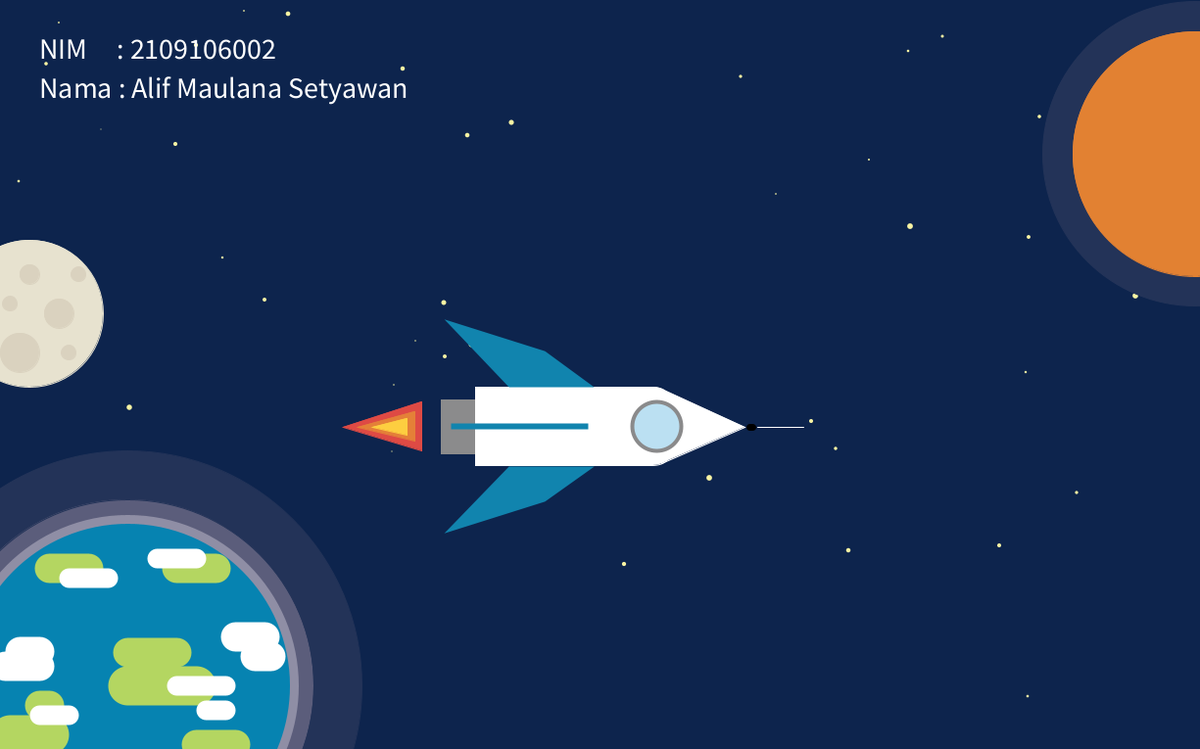
Frame 1 (no input)
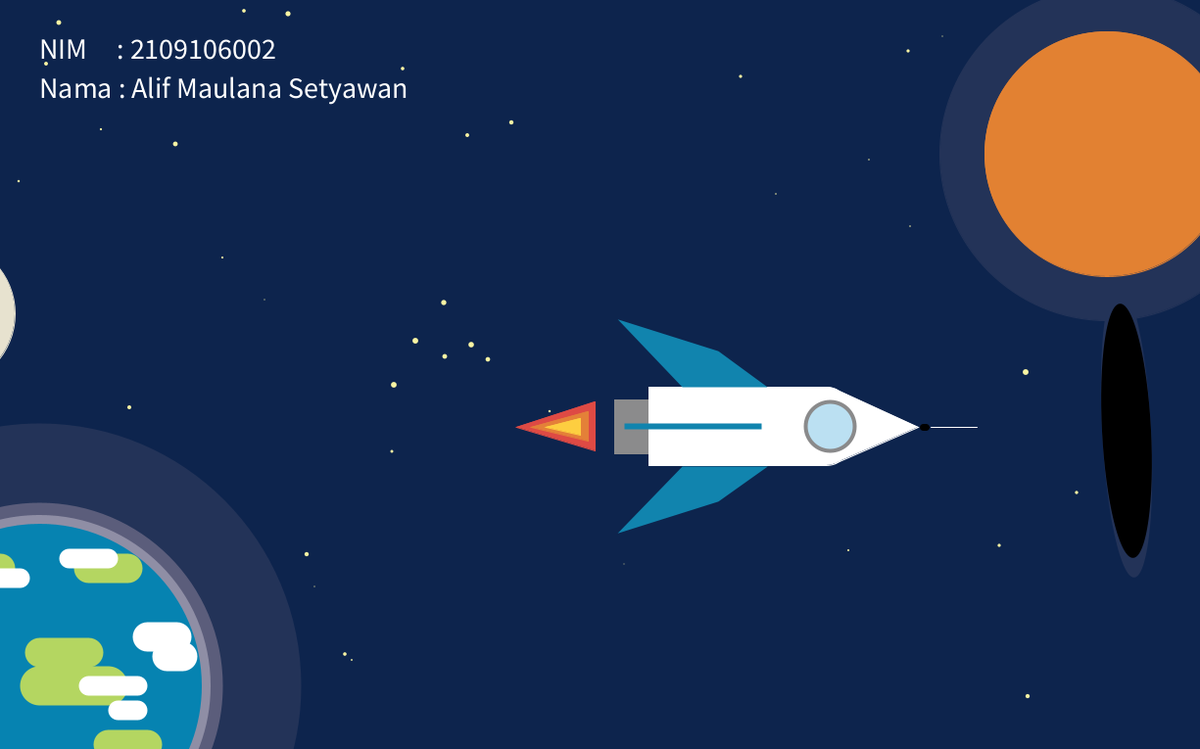
Frame 60 (the mouse pressed at the canvas centre just before this capture)
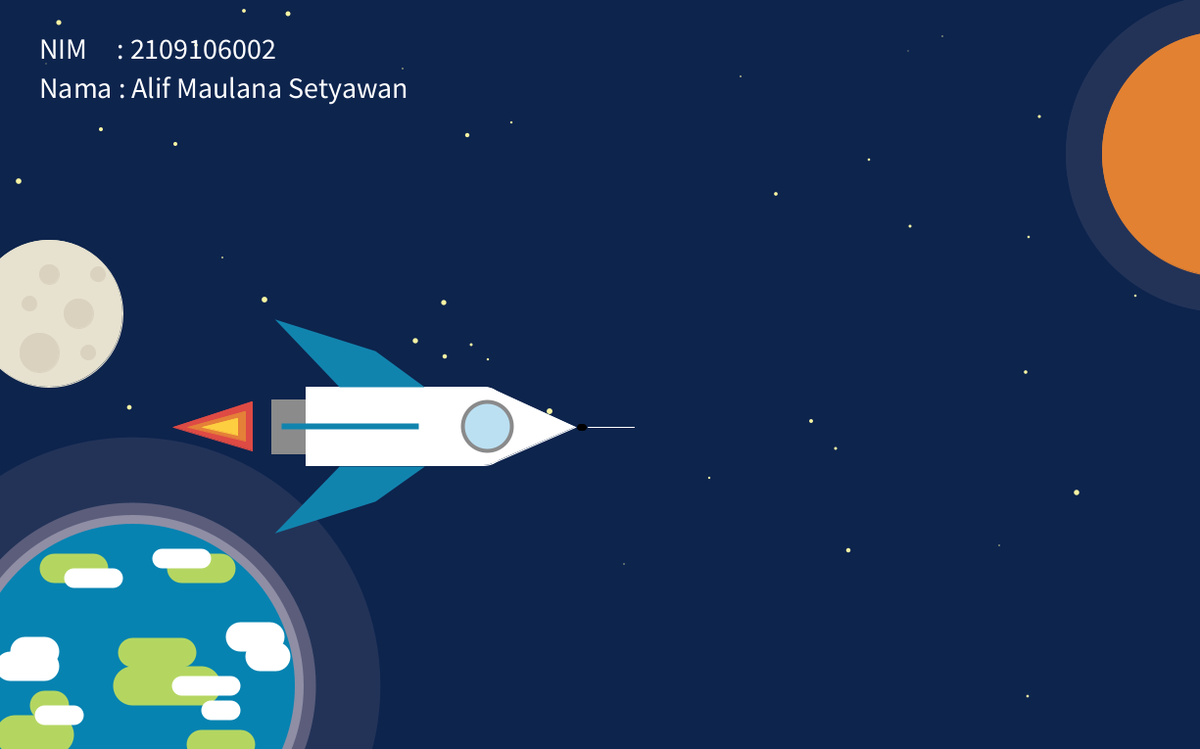
Frame 120 (the mouse held since frame 60 and released just before this capture)

The Processing sketch that drew these frames (run headless with seeded random() and noise(); from frame 60 on, the mouse is pressed at the canvas centre):

// Processing sketch: AlifMaulanaSetyawan_2109106002_Posttest4
// ── AlifMaulanaSetyawan_2109106002_Posttest4.pde
int numStars = 50; // Jumlah Bintang
int[] starX = new int[numStars];
int[] starY = new int[numStars];

float roketMove = 0; // Posisi awal roket
int portalWidth = 0; // Ukuran awal lebar portal

int nilaiXBumi = 0; // Nilai x sebagai penggerak bumi

int nilaiXBulan = 0; // Nilai x sebagai penggerak bulan

int nilaiXMars = 0; // Nilai x sebagai penggerak mars

float scaleValueBumi = 0.9; // Nilai awal scale atmosfir bumi
float scaleValueMars = 1.0; // Nilai awal scale atmosfir mars

float sudutPortal = 0; // Sudut awal portal
float KecepatanPutarPortal = radians(3);  // Kecepatan putaran portal
boolean putarSekali = false; // Kondisi awal nilai putarsekali

void setup() {
  size(1225, 765);
  smooth(); // Memperhalus tepi gambar 
  
  frameRate(60); // Nilai frame
  
  generateRandomStars(); // Memanggil fungsi membuat bintang
}

void draw() {
  // Menggambar ulang background
  drawBackground();
  
  // Memanggil fungsi menampilkan nama
  drawNama();
 
  // Menggambar bumi
  drawBumi();
  
  // Menggambar bulan
  drawBulan();

  // menggambar mars
  drawMars();
  
  // Menggambar portal
  drawPortal();

  // Menggambar roket
  drawRoket();
  
  // Kecepatan roket
  int roketSpeed = 3;

  // Menggerakan roket ke Kanan
  roketMove += roketSpeed;
  
  // Kondisi untuk memutar portal
  if (!putarSekali) {
    sudutPortal += KecepatanPutarPortal; // Sudut portal akan terus bertambah 
    if (sudutPortal >= PI) { // 1 putaran
      sudutPortal = 0; // Reset sudut portal
      putarSekali = true;  // Menandakan portal telah berputar sekali
    }
  }

  // Percabangan if dengan operator relasi dan logika untuk membuat seluruh gambar kembali ke posisi semula 
  if (roketMove >= 330 || portalWidth >= 110) {
    // Kembalikan roket ke posisi awal 
    roketMove = -200; // lebar roket
    
    // Kembalikan ukuran lebar portal ke awal
    portalWidth = 0;
    
    // Kembalikan posisi bumi ke awal
    nilaiXBumi = 20;
    
    // Kembalikan posisi bulan ke awal
    nilaiXBulan = 35;
    
    // Kembalikan posisi mars ke awal
    nilaiXMars = 45;
    
    // Reset nilai putarSekali
    putarSekali = false;
  }else{
    
    // Mengubah nilai lebar portal
    int s = second() % 2; // Fungsi second() dengan modulo 2 agar rentang 0-1 sehingga perubahan terjadi dengan cepat
    portalWidth += s;
    
    // Menggerakkan bumi ke kiri
    nilaiXBumi += -frameCount % 4;
    
    // Menggerakkan bulan ke kiri
    nilaiXBulan += -frameCount % 4;
    
    // Menggerakkan Mars ke kiri
    nilaiXMars += -frameCount % 4;
  }
}

void drawBackground(){
  background(13, 36, 77); // Biru Gelap
  
  // Menggambar bintang
  drawStars();
}

void generateRandomStars() {
  // Perulangan for untuk memmbuat posisi bintang
  for (int i = 0; i < numStars; i++) {
    starX[i] = int(random(width));
    starY[i] = int(random(height));
  }
}

void drawStars() {
  // Perulangan for untuk menggambar bintang sesuai dengan posisi yang telah ditentukan
  for (int i = 0; i < numStars; i++) {
    float starSize = random(1, 6); // Ukuran random bintang
    fill(248, 244, 163); // Warna Kuning
    noStroke();
    ellipse(starX[i], starY[i], starSize, starSize); // Menggambar bintang dengan ukuran yang berubah
  }
}

void drawRoket() {
  
  // Push untuk awal objek roket yang ingin dipisah 
  pushMatrix(); // Simpan transformasi
  
  // Mengatur posisi roket agar berpindah berdasarkan roketMove
  translate(roketMove, 0);
  
  // (Gambar setelahnya akan digeser)
  
  // Antena
  stroke(255, 255, 255); // Warna Putih
  strokeWeight(1);
  line(773, 436, 820, 436);
  stroke(0, 0, 0); // Warna Hitam
  strokeWeight(7);
  line(765, 436, 768, 436);
  
  // Kepala Roket
  stroke(255, 255, 255); // Warna Putih
  strokeWeight(1);
  fill(255, 255, 255); // Warna Putih
  triangle(675, 397, 675, 473, 760, 436);
  
  // Ekor Roket
  fill(139, 139, 140); // Warna Abu
  stroke(139, 139, 140); // Warna Abu
  square(450, 408, 55);
  
  // Api Ekor
  stroke(222, 74, 68); // Warna Merah Jingga
  fill(222, 74, 68); // Warna Merah Jingga
  triangle(430, 410, 430, 460, 350, 436);
  
  stroke(228, 128, 56); // Warna Jingga
  fill(228, 128, 56); // Warna Jingga
  triangle(423, 420, 423, 450, 365, 436);
  
  stroke(253, 206, 64); // Warna Kuning
  fill(253, 206, 64); // Warna Kuning
  triangle(415, 427, 415, 444, 380, 436);
  
  // Badan Roket
  stroke(255, 255, 255); // Warna Putih
  fill(255, 255, 255); // Warna Putih
  rect(485, 395, 200, 80, 0, 20, 20, 0); 
  
  // Jendela Roket
  stroke(138, 138, 139); // Warna Abu
  strokeWeight(4);
  fill(187, 224, 242); // Warna Biru Muda
  circle(670, 435, 50);
  
  // Sayap Roket
  fill(17, 132, 174); // Warna Biru
  stroke(17, 132, 174); // Warna Biru
  quad(460, 330, 555, 360, 600, 393, 520, 393);
  quad(460, 540, 555, 510, 600, 478, 520, 478);
  strokeWeight(6);
  strokeCap(SQUARE);
  line(460, 435, 600, 435);
  
  // Pop untuk akhir objek roket yang ingin dipisah 
  popMatrix(); // Hapus transformasi
}

void drawPortal() {
  pushMatrix(); // Menyimpan transformasi awal
  
  ellipseMode(CENTER);
  translate(1150, 440); // Menggantikan titik x & y portal
  rotate(sudutPortal); // Rotasi perputaran portal berdasarkan sudutPortal yang terus bertambah
  
  fill(35, 51, 88); // Warna Abu Pudar
  ellipse(0, 0, portalWidth, 300);
  
  fill(0, 0, 0); // Warna Hitam
  ellipse(0, 0, portalWidth, 260);
  
  popMatrix(); // Mengembalikan transformasi ke kondisi sebelumnya
}

void drawBumi(){
  // Push untuk awal objek bumi yang ingin dipisah 
  pushMatrix(); // Simpan transformasi

  // Skala berdasarkan waktu
  scaleValueBumi = 0.9 + abs(sin(frameCount * 0.03)) * 0.1; // abs() berfungsi untuk mendapat nilai selalu +
  
  // Mengatur posisi bumi agar berpindah berdasarkan nilaiXBumi
  translate(nilaiXBumi, 0);
  
  // Push untuk awal objek atmosfir bumi yang ingin dipisah 
  
  pushMatrix(); // Simpan transformasi
  translate(130, 700); // Posisi x dan y objek atmosfir
  
  // Skala atmosfir yang berubah-ubah
  scale(scaleValueBumi); // Faktor skala
  stroke(35, 51, 88); // Warna Abu Pudar
  fill(35, 51, 88); // Warna Abu Pudar
  
  circle(0, 0, 530);
  // Pop untuk akhir objek atmosfir bumi yang ingin dipisah 
  popMatrix(); // Hapus transformasi
  
  // Bumi
  fill(91, 93, 123); // Warna Abu 
  circle(130, 700, 380);
  
  stroke(143, 142, 165); // Warna Abu
  strokeWeight(9);
  fill(6, 131, 177); // Warna Biru
  circle(130, 700, 340);
  
  strokeCap(ROUND);
  
  // Pulau 1
  stroke(180, 214, 97); // Warna Hijau
  strokeWeight(30);
  line(130, 666, 180, 666);
  strokeWeight(40);
  line(130, 700, 200, 700);
  // Awan Pulau 1
  stroke(255, 255, 255); // Warna Putih
  strokeWeight(20);
  line(180, 700, 230, 700);
  line(210, 725, 230, 725);
  
  // Pulau 2 (Kecil)
  stroke(180, 214, 97); // Warna Hijau
  strokeWeight(30);
  line(50, 580, 90, 580);
  stroke(255, 255, 255); // Warna Putih
  strokeWeight(20);
  line(70, 590, 110, 590);
  
  // Pulau 3 (Kecil)
  stroke(180, 214, 97); // Warna Hijau
  strokeWeight(30);
  line(180, 580, 220, 580);
  stroke(255, 255, 255); // Warna Putih
  strokeWeight(20);
  line(160, 570, 200, 570);
  
  // Pulau 4
  stroke(180, 214, 97); // Warna Hijau
  strokeWeight(30);
  line(40, 720, 50, 720);
  strokeWeight(40);
  line(10, 750, 50, 750);
  // Awan Pulau 4
  stroke(255, 255, 255); // Warna Putih
  strokeWeight(20);
  line(40, 730, 70, 730);
  
  // Pulau 5 (Kecil)
  stroke(180, 214, 97); // Warna Hijau
  strokeWeight(30);
  line(200, 760, 240, 760);
  
  // Awan 
  stroke(255, 255, 255); // Warna Putih
  line(5, 680, 40, 680);
  line(20, 665, 40, 665);
  line(260, 670, 276, 670);
  strokeWeight(30);
  line(240, 650, 270, 650);
  noStroke();
  
  // Pop untuk akhir objek bumi yang ingin dipisah 
  popMatrix(); // Hapus transformasi
}

void drawBulan(){
  // Push untuk awal objek bulan yang ingin dipisah 
  pushMatrix(); // Simpan transformasi
  
  // Mengatur posisi bulan agar berpindah berdasarkan nilaiXBulan
  translate(nilaiXBulan, 0);
  
  // Bulan
  stroke(231, 226, 207); // Warna Cream
  strokeWeight(1);
  fill(231, 226, 207); // Warna Cream
  circle(30, 320, 150);

  // Bintik Bulan
  stroke(218, 210, 191); // Warna Cream Gelap
  strokeWeight(1);
  fill(218, 210, 191); // Warna Cream Gelap
  circle(60, 320, 30);
  circle(30, 280, 20);
  circle(80, 280, 15);
  circle(20, 360, 40);
  circle(70, 360, 15);
  circle(10, 310, 15);
  noStroke();
  
  // Pop untuk akhir objek bulan yang ingin dipisah 
  popMatrix(); // Hapus transformasi
}

void drawMars(){
  // Push untuk awal objek mars yang ingin dipisah 
  pushMatrix(); // Simpan transformasi
  
  // Skala berdasarkan waktu
  scaleValueMars = 1.0 + abs(sin(frameCount * 0.03)) * 0.1; // abs() berfungsi untuk mendapat nilai selalu +
  
  // Mengatur posisi mars agar berpindah berdasarkan nilaiXMars
  translate(nilaiXMars, 0);
  
  // Mars
  pushMatrix(); // Simpan transformasi
  translate(1220, 157); // Posisi x dan y objek atmosfir
  
  // Skala atmosfir yang berubah-ubah
  scale(scaleValueMars); // Faktor skala
  stroke(35, 51, 88); // Warna Abu Pudar
  fill(35, 51, 88); // Warna Abu Pudar
  circle(0, 0, 310);
  
  // Pop untuk akhir objek atmosfir bumi yang ingin dipisah 
  popMatrix(); // Hapus transformasi
  
  stroke(226, 129, 50); // Warna Orange Gelap
  fill(226, 129, 50); // Warna Orange Gelap
  circle(1220, 157, 250);
  noStroke();
  
  // Pop untuk akhir objek mars yang ingin dipisah 
  popMatrix(); // Hapus transformasi
}

void drawNama(){
  // Nama
  textSize(30);
  fill(255, 255, 255);
  text("NIM     : 2109106002", 40, 60); 
  text("Nama : Alif Maulana Setyawan", 40, 100); 
}
